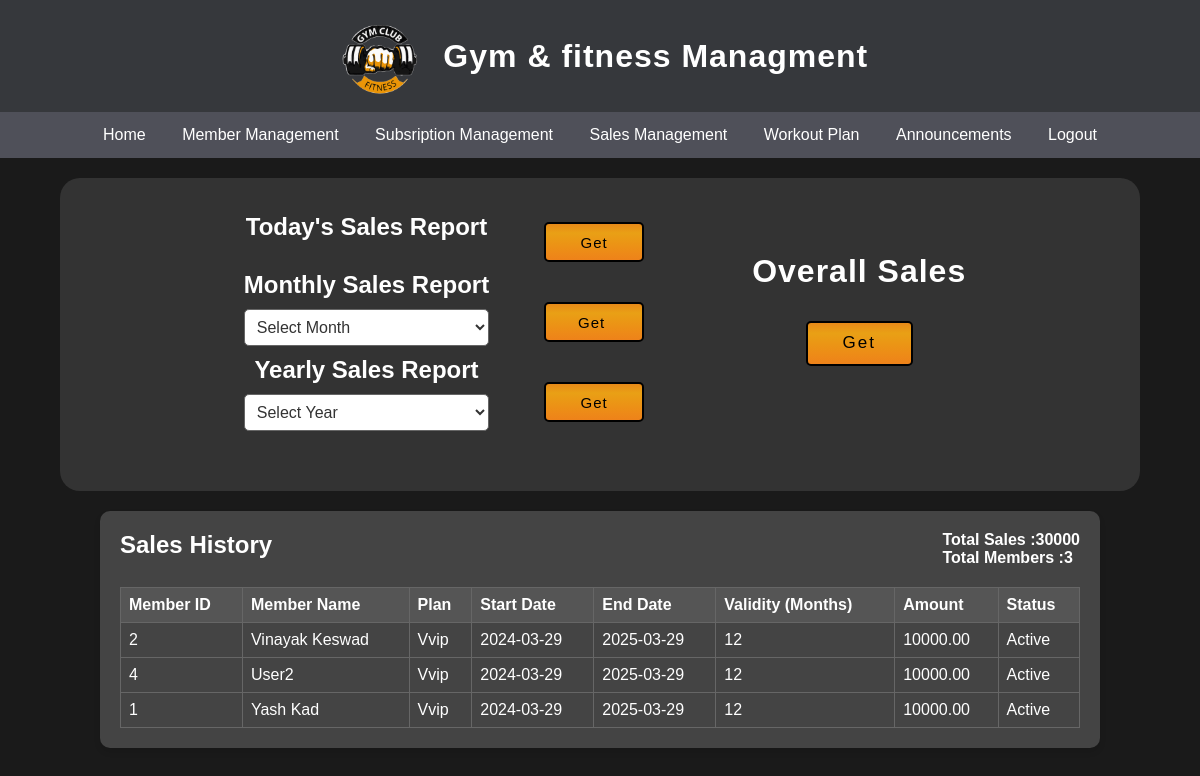
The page /Dashboard/Admin/Admin_sales_management.php (signed in) on the database its author committed.
### tables this page shows
CREATE TABLE `sales` (
  `sales_id` int(11) NOT NULL,
  `plan_id` int(11) NOT NULL,
  `member_id` int(11) NOT NULL,
  `start_date` date NOT NULL,
  `end_date` date NOT NULL,
  `status` enum('Active','Inactive') NOT NULL,
  `date_created` timestamp NOT NULL DEFAULT current_timestamp(),
  `amount` decimal(10,2) NOT NULL
);

CREATE TABLE `members` (
  `member_id` int(11) NOT NULL,
  `member_name` varchar(255) NOT NULL,
  `username` varchar(50) NOT NULL,
  `password` varchar(255) NOT NULL,
  `gender` enum('Male','Female','Other') NOT NULL,
  `dob` date NOT NULL,
  `mobile_no` varchar(15) NOT NULL,
  `address` text DEFAULT NULL,
  `email` varchar(255) NOT NULL,
  `joining_date` timestamp NOT NULL DEFAULT current_timestamp()
);

CREATE TABLE `subscription_plan` (
  `plan_id` int(11) NOT NULL,
  `plan_name` varchar(255) NOT NULL,
  `amount` decimal(10,2) NOT NULL,
  `description` text DEFAULT NULL,
  `validity` int(11) NOT NULL
);

### Dashboard/Admin/Admin_sales_management.php (the view, shortened to what this page needs)
<?php
if (isset($_SESSION['logged']) && $_SESSION['logged'] == true)
{
?>
<!DOCTYPE html>
<html lang="en">
<head>
</head>
<body>
    <?php include '_Aheader.php';?>
    <form action="" method="get">
        <div class="container">
            <div class="left-contanier">
                <div class="left-sub-contnaier">
                    <h2>Today's Sales Report</h2>
                    <span></span>
                    <h2>Monthly Sales Report</h2>
                    <select name="month" id="month">
                        <option value="">Select Month</option>
                    </select>
                    <h2>Yearly Sales Report</h2>
                    <select name="year" id="year" >
                        <option value="">Select Year</option>
                    </select>
                </div>
                <div class="right-sub-contnaier">
                    <input type="submit" name="today" id="today" value="Get" >
                    <input type="submit" value="Get ">
                    <input type="submit" value="Get">
                </div>
            </div>
            <div class="customer-contanier">
                <h1 style="margin-bottom: 0;">Overall Sales</h1>
                <div class="cust-report-subm" style="margin-top:-100px;">
                    <input class="cust-report-subm-btn" type="submit" value="Get">
                </div>
            </div>
        </div>
    </form>
    <div class="salescontainer">
    <?php
  include('../../Include/_dbconnect.php');
    $sql = "SELECT sales.member_id, members.member_name, subscription_plan.plan_name, sales.start_date, sales.end_date, subscription_plan.amount, subscription_plan.validity, sales.status
            FROM sales
            INNER JOIN members ON sales.member_id = members.member_id
            INNER JOIN subscription_plan ON sales.plan_id = subscription_plan.plan_id";
    $result = $conn->query($sql);
    $result2= $conn->query($sql);
        $t_sale=0;
        $i=0;
        echo "<h2>Sales History</h2>";
        while($row2 = $result2->fetch_assoc()) {
            $t_sale = $t_sale+$row2["amount"];
            $i++;
        }
        echo "<h4>Total Sales :".$t_sale."<br>
            Total Members :".$i."<br></h4>";
        echo "<table border='1'>
                <tr>
                    <th>Member ID</th>
                    <th>Member Name</th>
                    <th>Plan</th>
                    <th>Start Date</th>
                    <th>End Date</th>
                    <th>Validity (Months)</th>
                    <th>Amount</th>
                    <th>Status</th>
                </tr>";
            if ($result->num_rows > 0) {
                while($row = $result->fetch_assoc()) {
                echo "<tr>
                <td>".$row["member_id"]."</td>
                <td>".$row["member_name"]."</td>
                <td>".$row["plan_name"]."</td>
                <td>".$row["start_date"]."</td>
                <td>".$row["end_date"]."</td>
                <td>".$row["validity"]."</td>
                <td>".$row["amount"]."</td>
                <td>".$row["status"]."</td>
              </tr>";
    }
    echo "</table>";
} else {
    echo "<tr><td colspan=8>No Sales Record!</td></tr>
    </table>";
}
?>
    </div>
</body>
</html>
<?php
}
?>

### css/User-Dashboard.css (style rules this page uses)
* { margin: 0; padding: 0; font-family: 'Gill Sans', 'Gill Sans MT', Calibri, 'Trebuchet MS', sans-serif; }
body { background-color: #1a1a1a; color:#ffffff; }
span { padding: 10px 0px 0px 0px; text-align: center; display: block; font-size: 25px; }

### Dashboard/Admin/Admin_sales_management.php (style rules this page uses)
* { padding: 0; }
.container { display: grid; justify-content: center; grid-template-columns: auto auto; grid-column-gap: 10%; background-color: #333; padding: 25px 0 50px 0; border-radius: 20px; width: 90%; margin: 20px auto; }
.left-contanier { display: grid; justify-content: center; align-items: center; grid-template-columns: auto auto; grid-column-gap: 45px; text-align: center; }
.left-sub-contnaier { margin: 10px; display: grid; gap:10px; }
.right-sub-contnaier { display: grid; justify-content: center; align-items: center; align-content: center; grid-row-gap: 40px; }
.customer-contanier { display: grid; justify-content: center; align-items: center; grid-template-columns: auto auto; grid-column-gap: 35px; text-align: center; }
h1 { grid-column: 1 / span 2; letter-spacing: 1px; font-size: 32px; }
.cust-report-subm { grid-column: 1 / span 2; }
.cust-report-subm-btn { margin-top: 5px; width: 50%; height: 45px; font-size: 17px; letter-spacing: 2px; }
.salescontainer { width: 80%; margin: 20px auto; padding: 20px; background-color: #444; border-radius: 10px; box-shadow: 0 4px 6px rgba(0, 0, 0, 0.1); display: flex; justify-content: space-between; flex-wrap: wrap; overflow-x: auto; }
h1 { text-align: center; }
form { margin-bottom: 20px; }
table { width: 100%; border-collapse: collapse; margin-top: 20px; }
th, td { border: 1px solid #666; padding: 8px; text-align: left; }
select { font-size: 1rem; padding: 8px; border-radius: 5px; border: 1px solid #666; width: 100%; background-color: #fff; color: #333; }
th { background-color: #555; }
input { letter-spacing: 1px; background-color: transparent; background-image: linear-gradient(to top, #ee821a, #ed8c17, #eb9615, #e9a015, #e78918); border: 2px solid black; text-decoration: none; color: black; width: 100px; height: 40px; font-size: 15px; border-radius: 5px; cursor: pointer; }

### rows shown on the page
sales: member "2", member.member_name "Vinayak Keswad", plan.plan_name "Vvip", start_date "2024-03-29", end_date "2025-03-29", plan.validity "12", plan.amount "10000.00", status "Active"
sales: member "4", member.member_name "User2", plan.plan_name "Vvip", start_date "2024-03-29", end_date "2025-03-29", plan.validity "12", plan.amount "10000.00", status "Active"
sales: member "1", member.member_name "Yash Kad", plan.plan_name "Vvip", start_date "2024-03-29", end_date "2025-03-29", plan.validity "12", plan.amount "10000.00", status "Active"

### other values the page prints
$t_sale "30000"
$i "3"
